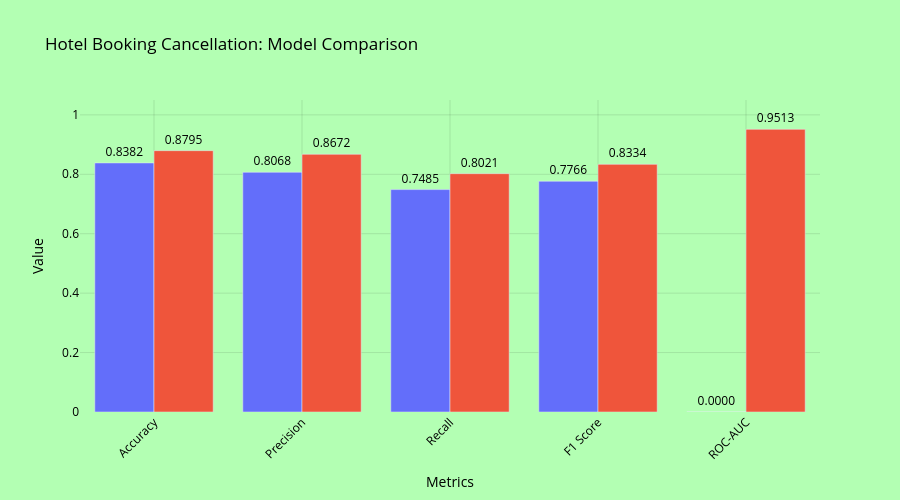

Notebook code for this chart:
### Code cell
import plotly.express as px
import pandas as pd


data = {
    "Algorithm": ["Structured NN", "Random Forest"],
    "Accuracy": [0.8382, 0.8795],
    "Precision": [0.8068, 0.8672],
    "Recall": [0.7485, 0.8021],
    "F1 Score": [0.7766, 0.8334],
    "ROC-AUC": [0.0, 0.9513]  
}

df = pd.DataFrame(data)


df_long = df.melt(id_vars="Algorithm", var_name="Metric", value_name="Value")


def color_metric(row):
    metric = row["Metric"]
    max_val = df_long[df_long["Metric"]==metric]["Value"].max()
    min_val = df_long[df_long["Metric"]==metric]["Value"].min()
    if row["Value"] == max_val:
        return "limegreen"
    elif row["Value"] == min_val:
        return "red"
    else:
        return "steelblue"

df_long["Color"] = df_long.apply(color_metric, axis=1)


fig = px.bar(
    df_long,
    x="Metric",
    y="Value",
    color="Color",
    text="Value",
    barmode="group",
    title="Hotel Booking Cancellation: Model Comparison",
    height=500,
    width=900
)


fig.update_layout(
    plot_bgcolor='#b3ffb3',     
    paper_bgcolor='#b3ffb3',    
    font=dict(color="black"),    
    showlegend=False,
    xaxis=dict(
        title="Metrics",
        showgrid=True,
        gridcolor='rgba(0,0,0,0.1)',  
        zeroline=False,
        tickangle=-45,
        tickfont=dict(color="black")
    ),
    yaxis=dict(
        title="Value",
        showgrid=True,
        gridcolor='rgba(0,0,0,0.1)',
        zeroline=False,
        range=[0,1.05],
        tickfont=dict(color="black")
    ),
)


fig.update_traces(
    texttemplate='%{text:.4f}',
    textposition='outside',
    textfont=dict(color="black")
)

fig.show()

### Figure 1 — Plotly figure (JSON) as saved in the notebook; plotly's stock layout.template omitted (floating-point values rounded to 4 significant figures)
{"data": [{"alignmentgroup": "True", "hovertemplate": "Color=red<br>Metric=%{x}<br>Value=%{text}<extra></extra>", "legendgroup": "red", "marker": {"color": "#636efa", "pattern": {"shape": ""}}, "name": "red", "offsetgroup": "red", "orientation": "v", "showlegend": true, "text": [0.8382, 0.8068, 0.7485, 0.7766, 0.0], "textfont": {"color": "black"}, "textposition": "outside", "texttemplate": "%{text:.4f}", "type": "bar", "x": ["Accuracy", "Precision", "Recall", "F1 Score", "ROC-AUC"], "xaxis": "x", "y": [0.8382, 0.8068, 0.7485, 0.7766, 0.0], "yaxis": "y"}, {"alignmentgroup": "True", "hovertemplate": "Color=limegreen<br>Metric=%{x}<br>Value=%{text}<extra></extra>", "legendgroup": "limegreen", "marker": {"color": "#EF553B", "pattern": {"shape": ""}}, "name": "limegreen", "offsetgroup": "limegreen", "orientation": "v", "showlegend": true, "text": [0.8795, 0.8672, 0.8021, 0.8334, 0.9513], "textfont": {"color": "black"}, "textposition": "outside", "texttemplate": "%{text:.4f}", "type": "bar", "x": ["Accuracy", "Precision", "Recall", "F1 Score", "ROC-AUC"], "xaxis": "x", "y": [0.8795, 0.8672, 0.8021, 0.8334, 0.9513], "yaxis": "y"}], "layout": {"barmode": "group", "font": {"color": "black"}, "height": 500, "legend": {"title": {"text": "Color"}, "tracegroupgap": 0}, "paper_bgcolor": "#b3ffb3", "plot_bgcolor": "#b3ffb3", "showlegend": false, "title": {"text": "Hotel Booking Cancellation: Model Comparison"}, "width": 900, "xaxis": {"anchor": "y", "domain": [0, 1], "gridcolor": "rgba(0,0,0,0.1)", "showgrid": true, "tickangle": -45, "tickfont": {"color": "black"}, "title": {"text": "Metrics"}, "zeroline": false}, "yaxis": {"anchor": "x", "domain": [0, 1], "gridcolor": "rgba(0,0,0,0.1)", "range": [0, 1.05], "showgrid": true, "tickfont": {"color": "black"}, "title": {"text": "Value"}, "zeroline": false}}}
